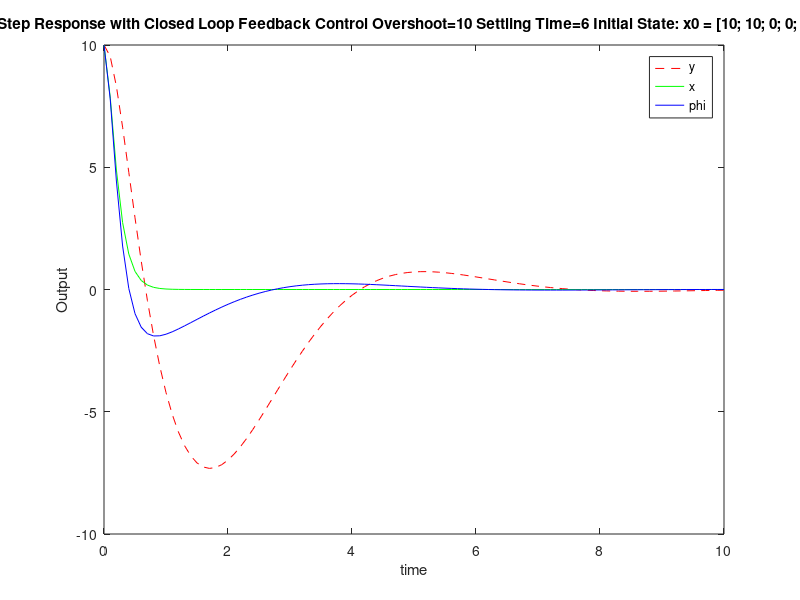

Reproduce this figure in MATLAB.
%% Feedback Controler
clc;
clear all;

%%Physical parameter of a planar quadrotor
g = 9.8;              %Accelaration
m = 0.18;             %mass
J = 2.5e-4;            %Inertia

%%State Equation
A = [0 0 0 1 0 0; 0 0 0 0 1 0; 0 0 0 0 0 1; 0 0 -g 0 0 0; 0 0 0 0 0 0; 0 0 0 0 0 0];
B = [0 0; 0 0; 0 0; 0 0; 1/m 0; 0 1/J];
C = [1 0 0 0 0 0; 0 1 0 0 0 0; 0 0 1 0 0 0; 0 0 0 0 0 0; 0 0 0 0 0 0; 0 0 0 0 0 0];
D = 0;

%%System Representation
sys = ss(A,B,C,D);

%%Percent Overshoot
OvS = 10;
%%Settling Time
Ts = 6;
% Damping coeff
k = -log(OvS/100)/sqrt((pi^2 + (log(OvS/100))^2));

% Frequency
ws = 4/(k*Ts);

%%Characteristic Polynomial
poly = [1 2*k*ws ws^2];
R = roots(poly);
%Poles placement
P = [R(1) R(2) 10*real(R(1)) 10*real(R(1))-1 10*real(R(1))-2 10*real(R(1))-3];

K = place(A,B,P)                  

%state tracking
AC = (A-B*K);
BC = B;
CC = C;
DC = D;

x0 = [10; 10; 10; 0; 0; 0];

%x0 = [1; 1; 0; 0; 0; 0];

sys_cl = ss(AC,BC,CC,DC);
 
t = 0:0.1:10;
r(1,:) =1*zeros(size(t));
r(2,:) =1*zeros(size(t));
[y,t,x]=lsim(sys_cl,r,t,x0);
plot(t,y(:,1),'r--',t,y(:,2),'g',t,y(:,3),'b')
ylabel("Output")
xlabel("time")
legend('y','x','phi');
title(['Step Response with Closed Loop Feedback Control ','Overshoot=10 ','Settling Time=6 ', 'Initial State: x0 = [10; 10; 0; 0; 0; 0]'])
